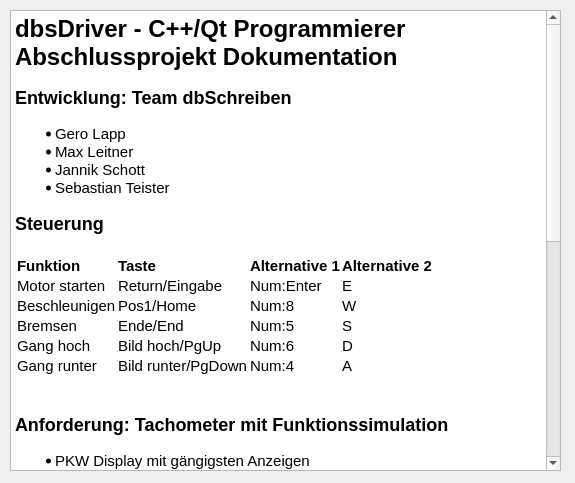
<?xml version="1.0" encoding="UTF-8"?>
<ui version="4.0">
 <class>Dialog</class>
 <widget class="QDialog" name="Dialog">
  <property name="geometry">
   <rect>
    <x>0</x>
    <y>0</y>
    <width>575</width>
    <height>483</height>
   </rect>
  </property>
  <property name="windowTitle">
   <string>Dialog</string>
  </property>
  <widget class="QTextBrowser" name="textBrowser">
   <property name="geometry">
    <rect>
     <x>10</x>
     <y>10</y>
     <width>551</width>
     <height>461</height>
    </rect>
   </property>
   <property name="styleSheet">
    <string notr="true">color:black;</string>
   </property>
   <property name="html">
    <string>&lt;!DOCTYPE HTML PUBLIC &quot;-//W3C//DTD HTML 4.0//EN&quot; &quot;http://www.w3.org/TR/REC-html40/strict.dtd&quot;&gt;
&lt;html&gt;&lt;head&gt;&lt;meta name=&quot;qrichtext&quot; content=&quot;1&quot; /&gt;&lt;title&gt;dbsDriver&lt;/title&gt;&lt;style type=&quot;text/css&quot;&gt;
p, li { white-space: pre-wrap; }
&lt;/style&gt;&lt;/head&gt;&lt;body style=&quot; font-family:'MS Shell Dlg 2'; font-size:8.25pt; font-weight:400; font-style:normal;&quot;&gt;
&lt;h1 style=&quot; margin-top:18px; margin-bottom:12px; margin-left:0px; margin-right:0px; -qt-block-indent:0; text-indent:0px;&quot;&gt;&lt;span style=&quot; font-family:'Arial'; font-size:11pt; font-weight:600;&quot;&gt;dbsDriver - C++/Qt Programmierer Abschlussprojekt Dokumentation&lt;/span&gt;&lt;/h1&gt;
&lt;h2 style=&quot; margin-top:16px; margin-bottom:17px; margin-left:0px; margin-right:0px; -qt-block-indent:0; text-indent:0px;&quot;&gt;&lt;span style=&quot; font-family:'Arial'; font-size:11pt; font-weight:600;&quot;&gt;Entwicklung: Team dbSchreiben&lt;/span&gt;&lt;/h2&gt;
&lt;ul style=&quot;margin-top: 0px; margin-bottom: 0px; margin-left: 0px; margin-right: 0px; -qt-list-indent: 1;&quot;&gt;&lt;li style=&quot; font-family:'Arial'; font-size:11pt;&quot; style=&quot; margin-top:12px; margin-bottom:0px; margin-left:0px; margin-right:0px; -qt-block-indent:0; text-indent:0px;&quot;&gt;Gero Lapp &lt;/li&gt;
&lt;li style=&quot; font-family:'Arial'; font-size:11pt;&quot; style=&quot; margin-top:0px; margin-bottom:0px; margin-left:0px; margin-right:0px; -qt-block-indent:0; text-indent:0px;&quot;&gt;Max Leitner &lt;/li&gt;
&lt;li style=&quot; font-family:'Arial'; font-size:11pt;&quot; style=&quot; margin-top:0px; margin-bottom:0px; margin-left:0px; margin-right:0px; -qt-block-indent:0; text-indent:0px;&quot;&gt;Jannik Schott &lt;/li&gt;
&lt;li style=&quot; font-family:'Arial'; font-size:11pt;&quot; style=&quot; margin-top:0px; margin-bottom:12px; margin-left:0px; margin-right:0px; -qt-block-indent:0; text-indent:0px;&quot;&gt;Sebastian Teister&lt;/li&gt;&lt;/ul&gt;
&lt;h2 style=&quot; margin-top:16px; margin-bottom:17px; margin-left:0px; margin-right:0px; -qt-block-indent:0; text-indent:0px;&quot;&gt;&lt;span style=&quot; font-family:'Arial'; font-size:11pt; font-weight:600;&quot;&gt;Steuerung&lt;br /&gt;&lt;/span&gt;&lt;/h2&gt;
&lt;table border=&quot;0&quot; style=&quot; margin-top:0px; margin-bottom:0px; margin-left:0px; margin-right:0px;&quot; cellspacing=&quot;2&quot; cellpadding=&quot;0&quot;&gt;&lt;thead&gt;
&lt;tr&gt;
&lt;td&gt;
&lt;p style=&quot; margin-top:0px; margin-bottom:0px; margin-left:0px; margin-right:0px; -qt-block-indent:0; text-indent:0px;&quot;&gt;&lt;span style=&quot; font-family:'Arial'; font-size:11pt; font-weight:600;&quot;&gt;Funktion&lt;/span&gt;&lt;/p&gt;&lt;/td&gt;
&lt;td&gt;
&lt;p style=&quot; margin-top:0px; margin-bottom:0px; margin-left:0px; margin-right:0px; -qt-block-indent:0; text-indent:0px;&quot;&gt;&lt;span style=&quot; font-family:'Arial'; font-size:11pt; font-weight:600;&quot;&gt;Taste&lt;/span&gt;&lt;/p&gt;&lt;/td&gt;
&lt;td&gt;
&lt;p style=&quot; margin-top:0px; margin-bottom:0px; margin-left:0px; margin-right:0px; -qt-block-indent:0; text-indent:0px;&quot;&gt;&lt;span style=&quot; font-family:'Arial'; font-size:11pt; font-weight:600;&quot;&gt;Alternative 1&lt;/span&gt;&lt;/p&gt;&lt;/td&gt;
&lt;td&gt;
&lt;p style=&quot; margin-top:0px; margin-bottom:0px; margin-left:0px; margin-right:0px; -qt-block-indent:0; text-indent:0px;&quot;&gt;&lt;span style=&quot; font-family:'Arial'; font-size:11pt; font-weight:600;&quot;&gt;Alternative 2&lt;/span&gt;&lt;/p&gt;&lt;/td&gt;&lt;/tr&gt;&lt;/thead&gt;
&lt;tr&gt;
&lt;td&gt;
&lt;p style=&quot; margin-top:0px; margin-bottom:0px; margin-left:0px; margin-right:0px; -qt-block-indent:0; text-indent:0px;&quot;&gt;&lt;span style=&quot; font-family:'Arial'; font-size:11pt;&quot;&gt;Motor starten&lt;/span&gt;&lt;/p&gt;&lt;/td&gt;
&lt;td&gt;
&lt;p style=&quot; margin-top:0px; margin-bottom:0px; margin-left:0px; margin-right:0px; -qt-block-indent:0; text-indent:0px;&quot;&gt;&lt;span style=&quot; font-family:'Arial'; font-size:11pt;&quot;&gt;Return/Eingabe&lt;/span&gt;&lt;/p&gt;&lt;/td&gt;
&lt;td&gt;
&lt;p style=&quot; margin-top:0px; margin-bottom:0px; margin-left:0px; margin-right:0px; -qt-block-indent:0; text-indent:0px;&quot;&gt;&lt;span style=&quot; font-family:'Arial'; font-size:11pt;&quot;&gt;Num:Enter&lt;/span&gt;&lt;/p&gt;&lt;/td&gt;
&lt;td&gt;
&lt;p style=&quot; margin-top:0px; margin-bottom:0px; margin-left:0px; margin-right:0px; -qt-block-indent:0; text-indent:0px;&quot;&gt;&lt;span style=&quot; font-family:'Arial'; font-size:11pt;&quot;&gt;E&lt;/span&gt;&lt;/p&gt;&lt;/td&gt;&lt;/tr&gt;
&lt;tr&gt;
&lt;td&gt;
&lt;p style=&quot; margin-top:0px; margin-bottom:0px; margin-left:0px; margin-right:0px; -qt-block-indent:0; text-indent:0px;&quot;&gt;&lt;span style=&quot; font-family:'Arial'; font-size:11pt;&quot;&gt;Beschleunigen&lt;/span&gt;&lt;/p&gt;&lt;/td&gt;
&lt;td&gt;
&lt;p style=&quot; margin-top:0px; margin-bottom:0px; margin-left:0px; margin-right:0px; -qt-block-indent:0; text-indent:0px;&quot;&gt;&lt;span style=&quot; font-family:'Arial'; font-size:11pt;&quot;&gt;Pos1/Home&lt;/span&gt;&lt;/p&gt;&lt;/td&gt;
&lt;td&gt;
&lt;p style=&quot; margin-top:0px; margin-bottom:0px; margin-left:0px; margin-right:0px; -qt-block-indent:0; text-indent:0px;&quot;&gt;&lt;span style=&quot; font-family:'Arial'; font-size:11pt;&quot;&gt;Num:8&lt;/span&gt;&lt;/p&gt;&lt;/td&gt;
&lt;td&gt;
&lt;p style=&quot; margin-top:0px; margin-bottom:0px; margin-left:0px; margin-right:0px; -qt-block-indent:0; text-indent:0px;&quot;&gt;&lt;span style=&quot; font-family:'Arial'; font-size:11pt;&quot;&gt;W&lt;/span&gt;&lt;/p&gt;&lt;/td&gt;&lt;/tr&gt;
&lt;tr&gt;
&lt;td&gt;
&lt;p style=&quot; margin-top:0px; margin-bottom:0px; margin-left:0px; margin-right:0px; -qt-block-indent:0; text-indent:0px;&quot;&gt;&lt;span style=&quot; font-family:'Arial'; font-size:11pt;&quot;&gt;Bremsen&lt;/span&gt;&lt;/p&gt;&lt;/td&gt;
&lt;td&gt;
&lt;p style=&quot; margin-top:0px; margin-bottom:0px; margin-left:0px; margin-right:0px; -qt-block-indent:0; text-indent:0px;&quot;&gt;&lt;span style=&quot; font-family:'Arial'; font-size:11pt;&quot;&gt;Ende/End&lt;/span&gt;&lt;/p&gt;&lt;/td&gt;
&lt;td&gt;
&lt;p style=&quot; margin-top:0px; margin-bottom:0px; margin-left:0px; margin-right:0px; -qt-block-indent:0; text-indent:0px;&quot;&gt;&lt;span style=&quot; font-family:'Arial'; font-size:11pt;&quot;&gt;Num:5&lt;/span&gt;&lt;/p&gt;&lt;/td&gt;
&lt;td&gt;
&lt;p style=&quot; margin-top:0px; margin-bottom:0px; margin-left:0px; margin-right:0px; -qt-block-indent:0; text-indent:0px;&quot;&gt;&lt;span style=&quot; font-family:'Arial'; font-size:11pt;&quot;&gt;S&lt;/span&gt;&lt;/p&gt;&lt;/td&gt;&lt;/tr&gt;
&lt;tr&gt;
&lt;td&gt;
&lt;p style=&quot; margin-top:0px; margin-bottom:0px; margin-left:0px; margin-right:0px; -qt-block-indent:0; text-indent:0px;&quot;&gt;&lt;span style=&quot; font-family:'Arial'; font-size:11pt;&quot;&gt;Gang hoch&lt;/span&gt;&lt;/p&gt;&lt;/td&gt;
&lt;td&gt;
&lt;p style=&quot; margin-top:0px; margin-bottom:0px; margin-left:0px; margin-right:0px; -qt-block-indent:0; text-indent:0px;&quot;&gt;&lt;span style=&quot; font-family:'Arial'; font-size:11pt;&quot;&gt;Bild hoch/PgUp&lt;/span&gt;&lt;/p&gt;&lt;/td&gt;
&lt;td&gt;
&lt;p style=&quot; margin-top:0px; margin-bottom:0px; margin-left:0px; margin-right:0px; -qt-block-indent:0; text-indent:0px;&quot;&gt;&lt;span style=&quot; font-family:'Arial'; font-size:11pt;&quot;&gt;Num:6&lt;/span&gt;&lt;/p&gt;&lt;/td&gt;
&lt;td&gt;
&lt;p style=&quot; margin-top:0px; margin-bottom:0px; margin-left:0px; margin-right:0px; -qt-block-indent:0; text-indent:0px;&quot;&gt;&lt;span style=&quot; font-family:'Arial'; font-size:11pt;&quot;&gt;D&lt;/span&gt;&lt;/p&gt;&lt;/td&gt;&lt;/tr&gt;
&lt;tr&gt;
&lt;td&gt;
&lt;p style=&quot; margin-top:0px; margin-bottom:0px; margin-left:0px; margin-right:0px; -qt-block-indent:0; text-indent:0px;&quot;&gt;&lt;span style=&quot; font-family:'Arial'; font-size:11pt;&quot;&gt;Gang runter&lt;/span&gt;&lt;/p&gt;&lt;/td&gt;
&lt;td&gt;
&lt;p style=&quot; margin-top:0px; margin-bottom:0px; margin-left:0px; margin-right:0px; -qt-block-indent:0; text-indent:0px;&quot;&gt;&lt;span style=&quot; font-family:'Arial'; font-size:11pt;&quot;&gt;Bild runter/PgDown&lt;/span&gt;&lt;/p&gt;&lt;/td&gt;
&lt;td&gt;
&lt;p style=&quot; margin-top:0px; margin-bottom:0px; margin-left:0px; margin-right:0px; -qt-block-indent:0; text-indent:0px;&quot;&gt;&lt;span style=&quot; font-family:'Arial'; font-size:11pt;&quot;&gt;Num:4&lt;/span&gt;&lt;/p&gt;&lt;/td&gt;
&lt;td&gt;
&lt;p style=&quot; margin-top:0px; margin-bottom:0px; margin-left:0px; margin-right:0px; -qt-block-indent:0; text-indent:0px;&quot;&gt;&lt;span style=&quot; font-family:'Arial'; font-size:11pt;&quot;&gt;A&lt;/span&gt;&lt;/p&gt;&lt;/td&gt;&lt;/tr&gt;&lt;/table&gt;
&lt;h2 style=&quot; margin-top:16px; margin-bottom:17px; margin-left:0px; margin-right:0px; -qt-block-indent:0; text-indent:0px;&quot;&gt;&lt;span style=&quot; font-family:'Arial'; font-size:11pt; font-weight:600;&quot;&gt;&lt;br /&gt;Anforderung: Tachometer mit Funktionssimulation&lt;/span&gt;&lt;/h2&gt;
&lt;ul style=&quot;margin-top: 0px; margin-bottom: 0px; margin-left: 0px; margin-right: 0px; -qt-list-indent: 1;&quot;&gt;&lt;li style=&quot; font-family:'Arial'; font-size:11pt;&quot; style=&quot; margin-top:12px; margin-bottom:0px; margin-left:0px; margin-right:0px; -qt-block-indent:0; text-indent:0px;&quot;&gt;PKW Display mit gängigsten Anzeigen &lt;/li&gt;
&lt;li style=&quot; font-family:'Arial'; font-size:11pt;&quot; style=&quot; margin-top:0px; margin-bottom:0px; margin-left:0px; margin-right:0px; -qt-block-indent:0; text-indent:0px;&quot;&gt;Simulation von Fahrdaten durch Tastatureingabe &lt;/li&gt;
&lt;li style=&quot; font-family:'Arial'; font-size:11pt;&quot; style=&quot; margin-top:0px; margin-bottom:12px; margin-left:0px; margin-right:0px; -qt-block-indent:0; text-indent:0px;&quot;&gt;Ansprechen des Displays mittels Fahrdaten&lt;/li&gt;&lt;/ul&gt;
&lt;h2 style=&quot; margin-top:16px; margin-bottom:17px; margin-left:0px; margin-right:0px; -qt-block-indent:0; text-indent:0px;&quot;&gt;&lt;span style=&quot; font-family:'Arial'; font-size:11pt; font-weight:600;&quot;&gt;Umgesetzte Funktionen&lt;/span&gt;&lt;/h2&gt;
&lt;ul style=&quot;margin-top: 0px; margin-bottom: 0px; margin-left: 0px; margin-right: 0px; -qt-list-indent: 1;&quot;&gt;&lt;li style=&quot; font-family:'Arial'; font-size:11pt;&quot; style=&quot; margin-top:12px; margin-bottom:0px; margin-left:0px; margin-right:0px; -qt-block-indent:0; text-indent:0px;&quot;&gt;Objektorientiertes Design &lt;/li&gt;
&lt;li style=&quot; font-family:'Arial'; font-size:11pt;&quot; style=&quot; margin-top:0px; margin-bottom:0px; margin-left:0px; margin-right:0px; -qt-block-indent:0; text-indent:0px;&quot;&gt;Trennung von Anzeige und Logik &lt;/li&gt;
&lt;li style=&quot; font-family:'Arial'; font-size:11pt;&quot; style=&quot; margin-top:0px; margin-bottom:0px; margin-left:0px; margin-right:0px; -qt-block-indent:0; text-indent:0px;&quot;&gt;Getriebesimulation mit Gangübersetzungen &lt;/li&gt;
&lt;li style=&quot; font-family:'Arial'; font-size:11pt;&quot; style=&quot; margin-top:0px; margin-bottom:0px; margin-left:0px; margin-right:0px; -qt-block-indent:0; text-indent:0px;&quot;&gt;Simulation von Gas geben, Bremsen, Schalten &lt;/li&gt;
&lt;li style=&quot; font-family:'Arial'; font-size:11pt;&quot; style=&quot; margin-top:0px; margin-bottom:0px; margin-left:0px; margin-right:0px; -qt-block-indent:0; text-indent:0px;&quot;&gt;Anzeige von Geschwindigkeit, Drehzal, Verbrauch, Gesamt-Km, Gangwahl &lt;/li&gt;
&lt;li style=&quot; font-family:'Arial'; font-size:11pt;&quot; style=&quot; margin-top:0px; margin-bottom:0px; margin-left:0px; margin-right:0px; -qt-block-indent:0; text-indent:0px;&quot;&gt;Globales Tastatur-Capture &lt;/li&gt;
&lt;li style=&quot; font-family:'Arial'; font-size:11pt;&quot; style=&quot; margin-top:0px; margin-bottom:0px; margin-left:0px; margin-right:0px; -qt-block-indent:0; text-indent:0px;&quot;&gt;Anzeige &lt;/li&gt;
&lt;li style=&quot; font-family:'Arial'; font-size:11pt;&quot; style=&quot; margin-top:0px; margin-bottom:0px; margin-left:0px; margin-right:0px; -qt-block-indent:0; text-indent:0px;&quot;&gt;Display-&amp;quot;Beleuchtung&amp;quot; &lt;/li&gt;
&lt;li style=&quot; font-family:'Arial'; font-size:11pt;&quot; style=&quot; margin-top:0px; margin-bottom:0px; margin-left:0px; margin-right:0px; -qt-block-indent:0; text-indent:0px;&quot;&gt;Dynamic Meter-Angles and Scale &lt;/li&gt;
&lt;li style=&quot; font-family:'Arial'; font-size:11pt;&quot; style=&quot; margin-top:0px; margin-bottom:0px; margin-left:0px; margin-right:0px; -qt-block-indent:0; text-indent:0px;&quot;&gt;Threaded Needles &lt;/li&gt;
&lt;li style=&quot; font-family:'Arial'; font-size:11pt;&quot; style=&quot; margin-top:0px; margin-bottom:0px; margin-left:0px; margin-right:0px; -qt-block-indent:0; text-indent:0px;&quot;&gt;Km- und Verbrauchsberechnung &lt;/li&gt;
&lt;li style=&quot; font-family:'Arial'; font-size:11pt;&quot; style=&quot; margin-top:0px; margin-bottom:0px; margin-left:0px; margin-right:0px; -qt-block-indent:0; text-indent:0px;&quot;&gt;Geschwindigkeitsberechnug nach Getriebedaten &lt;/li&gt;
&lt;li style=&quot; font-family:'Arial'; font-size:11pt;&quot; style=&quot; margin-top:0px; margin-bottom:0px; margin-left:0px; margin-right:0px; -qt-block-indent:0; text-indent:0px;&quot;&gt;Km/Tages-Km Speicherung &lt;/li&gt;
&lt;li style=&quot; font-family:'Arial'; font-size:11pt;&quot; style=&quot; margin-top:0px; margin-bottom:0px; margin-left:0px; margin-right:0px; -qt-block-indent:0; text-indent:0px;&quot;&gt;Hintergrund Textur mit dynamischmer Vertiefung. &lt;/li&gt;
&lt;li style=&quot; font-family:'Arial'; font-size:11pt;&quot; style=&quot; margin-top:0px; margin-bottom:0px; margin-left:0px; margin-right:0px; -qt-block-indent:0; text-indent:0px;&quot;&gt;Multi-State Info Display &lt;/li&gt;
&lt;li style=&quot; font-family:'Arial'; font-size:11pt;&quot; style=&quot; margin-top:0px; margin-bottom:0px; margin-left:0px; margin-right:0px; -qt-block-indent:0; text-indent:0px;&quot;&gt;Roter-Bereich Lampe &lt;/li&gt;
&lt;li style=&quot; font-family:'Arial'; font-size:11pt;&quot; style=&quot; margin-top:0px; margin-bottom:0px; margin-left:0px; margin-right:0px; -qt-block-indent:0; text-indent:0px;&quot;&gt;Automatik-Manuell Umschaltung &lt;/li&gt;
&lt;li style=&quot; font-family:'Arial'; font-size:11pt;&quot; style=&quot; margin-top:0px; margin-bottom:0px; margin-left:0px; margin-right:0px; -qt-block-indent:0; text-indent:0px;&quot;&gt;Luftwiderstand-Rechnung &lt;/li&gt;&lt;/ul&gt;
&lt;p style=&quot;-qt-paragraph-type:empty; margin-top:0px; margin-bottom:0px; margin-left:0px; margin-right:0px; -qt-block-indent:0; text-indent:0px; font-family:'Arial'; font-size:11pt;&quot;&gt;&lt;br /&gt;&lt;/p&gt;&lt;/body&gt;&lt;/html&gt;</string>
   </property>
  </widget>
 </widget>
 <resources/>
 <connections/>
</ui>
